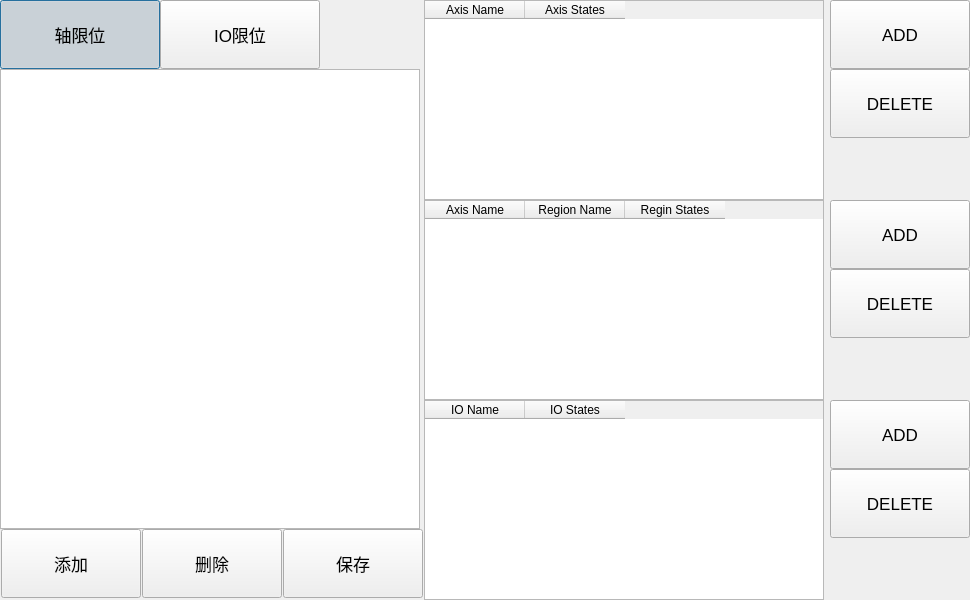
<?xml version="1.0" encoding="UTF-8"?>
<ui version="4.0">
 <class>limit_condition_viewClass</class>
 <widget class="QDialog" name="limit_condition_viewClass">
  <property name="geometry">
   <rect>
    <x>0</x>
    <y>0</y>
    <width>970</width>
    <height>600</height>
   </rect>
  </property>
  <property name="minimumSize">
   <size>
    <width>970</width>
    <height>600</height>
   </size>
  </property>
  <property name="maximumSize">
   <size>
    <width>976</width>
    <height>608</height>
   </size>
  </property>
  <property name="windowTitle">
   <string>probe_motion_limit_condition_view</string>
  </property>
  <layout class="QHBoxLayout" name="horizontalLayout_3">
   <property name="spacing">
    <number>0</number>
   </property>
   <property name="leftMargin">
    <number>0</number>
   </property>
   <property name="topMargin">
    <number>0</number>
   </property>
   <property name="rightMargin">
    <number>0</number>
   </property>
   <property name="bottomMargin">
    <number>0</number>
   </property>
   <item>
    <layout class="QVBoxLayout" name="verticalLayout">
     <property name="spacing">
      <number>0</number>
     </property>
     <item>
      <layout class="QHBoxLayout" name="horizontalLayout">
       <property name="spacing">
        <number>0</number>
       </property>
       <item>
        <widget class="PsButton" name="button__axis_limit">
         <property name="sizePolicy">
          <sizepolicy hsizetype="Expanding" vsizetype="Fixed">
           <horstretch>0</horstretch>
           <verstretch>0</verstretch>
          </sizepolicy>
         </property>
         <property name="minimumSize">
          <size>
           <width>160</width>
           <height>69</height>
          </size>
         </property>
         <property name="maximumSize">
          <size>
           <width>160</width>
           <height>69</height>
          </size>
         </property>
         <property name="font">
          <font>
           <family>Microsoft YaHei UI</family>
           <pointsize>13</pointsize>
          </font>
         </property>
         <property name="text">
          <string>轴限位</string>
         </property>
         <property name="checkable">
          <bool>true</bool>
         </property>
         <property name="checked">
          <bool>true</bool>
         </property>
        </widget>
       </item>
       <item>
        <widget class="PsButton" name="button__io_limit">
         <property name="sizePolicy">
          <sizepolicy hsizetype="Expanding" vsizetype="Fixed">
           <horstretch>0</horstretch>
           <verstretch>0</verstretch>
          </sizepolicy>
         </property>
         <property name="minimumSize">
          <size>
           <width>160</width>
           <height>69</height>
          </size>
         </property>
         <property name="maximumSize">
          <size>
           <width>160</width>
           <height>69</height>
          </size>
         </property>
         <property name="font">
          <font>
           <family>Microsoft YaHei UI</family>
           <pointsize>13</pointsize>
          </font>
         </property>
         <property name="text">
          <string>IO限位</string>
         </property>
         <property name="checkable">
          <bool>true</bool>
         </property>
        </widget>
       </item>
       <item>
        <spacer name="horizontalSpacer">
         <property name="orientation">
          <enum>Qt::Orientation::Horizontal</enum>
         </property>
         <property name="sizeHint" stdset="0">
          <size>
           <width>40</width>
           <height>20</height>
          </size>
         </property>
        </spacer>
       </item>
      </layout>
     </item>
     <item>
      <widget class="PsTableWidget" name="limit_list">
       <property name="minimumSize">
        <size>
         <width>420</width>
         <height>460</height>
        </size>
       </property>
       <property name="maximumSize">
        <size>
         <width>420</width>
         <height>460</height>
        </size>
       </property>
      </widget>
     </item>
     <item>
      <layout class="QHBoxLayout" name="horizontalLayout_2">
       <property name="spacing">
        <number>0</number>
       </property>
       <item>
        <widget class="PsButton" name="button_add_limit_">
         <property name="sizePolicy">
          <sizepolicy hsizetype="Expanding" vsizetype="Fixed">
           <horstretch>0</horstretch>
           <verstretch>0</verstretch>
          </sizepolicy>
         </property>
         <property name="minimumSize">
          <size>
           <width>140</width>
           <height>69</height>
          </size>
         </property>
         <property name="maximumSize">
          <size>
           <width>140</width>
           <height>69</height>
          </size>
         </property>
         <property name="font">
          <font>
           <family>Microsoft YaHei UI</family>
           <pointsize>13</pointsize>
          </font>
         </property>
         <property name="text">
          <string>添加</string>
         </property>
         <property name="checkable">
          <bool>false</bool>
         </property>
        </widget>
       </item>
       <item>
        <widget class="PsButton" name="button_del_limit_">
         <property name="sizePolicy">
          <sizepolicy hsizetype="Expanding" vsizetype="Fixed">
           <horstretch>0</horstretch>
           <verstretch>0</verstretch>
          </sizepolicy>
         </property>
         <property name="minimumSize">
          <size>
           <width>140</width>
           <height>69</height>
          </size>
         </property>
         <property name="maximumSize">
          <size>
           <width>140</width>
           <height>69</height>
          </size>
         </property>
         <property name="font">
          <font>
           <family>Microsoft YaHei UI</family>
           <pointsize>13</pointsize>
          </font>
         </property>
         <property name="text">
          <string>删除</string>
         </property>
         <property name="checkable">
          <bool>false</bool>
         </property>
        </widget>
       </item>
       <item>
        <widget class="PsButton" name="button_save_limit_">
         <property name="sizePolicy">
          <sizepolicy hsizetype="Expanding" vsizetype="Fixed">
           <horstretch>0</horstretch>
           <verstretch>0</verstretch>
          </sizepolicy>
         </property>
         <property name="minimumSize">
          <size>
           <width>140</width>
           <height>69</height>
          </size>
         </property>
         <property name="maximumSize">
          <size>
           <width>140</width>
           <height>69</height>
          </size>
         </property>
         <property name="font">
          <font>
           <family>Microsoft YaHei UI</family>
           <pointsize>13</pointsize>
          </font>
         </property>
         <property name="text">
          <string>保存</string>
         </property>
         <property name="checkable">
          <bool>false</bool>
         </property>
        </widget>
       </item>
      </layout>
     </item>
    </layout>
   </item>
   <item>
    <layout class="QVBoxLayout" name="verticalLayout_6">
     <property name="spacing">
      <number>0</number>
     </property>
     <item>
      <layout class="QHBoxLayout" name="horizontalLayout_4">
       <item>
        <widget class="PsTableWidget" name="tableWidget_axis_states_">
         <property name="minimumSize">
          <size>
           <width>400</width>
           <height>200</height>
          </size>
         </property>
         <property name="maximumSize">
          <size>
           <width>400</width>
           <height>200</height>
          </size>
         </property>
         <attribute name="horizontalHeaderVisible">
          <bool>true</bool>
         </attribute>
         <attribute name="horizontalHeaderCascadingSectionResizes">
          <bool>true</bool>
         </attribute>
         <attribute name="horizontalHeaderDefaultSectionSize">
          <number>100</number>
         </attribute>
         <attribute name="verticalHeaderVisible">
          <bool>false</bool>
         </attribute>
         <attribute name="verticalHeaderMinimumSectionSize">
          <number>25</number>
         </attribute>
         <attribute name="verticalHeaderDefaultSectionSize">
          <number>30</number>
         </attribute>
         <column>
          <property name="text">
           <string>Axis Name</string>
          </property>
         </column>
         <column>
          <property name="text">
           <string>Axis States</string>
          </property>
         </column>
        </widget>
       </item>
       <item>
        <layout class="QVBoxLayout" name="verticalLayout_3">
         <property name="spacing">
          <number>0</number>
         </property>
         <item>
          <widget class="PsButton" name="button_add_axis_states_">
           <property name="sizePolicy">
            <sizepolicy hsizetype="Expanding" vsizetype="Fixed">
             <horstretch>0</horstretch>
             <verstretch>0</verstretch>
            </sizepolicy>
           </property>
           <property name="minimumSize">
            <size>
             <width>140</width>
             <height>69</height>
            </size>
           </property>
           <property name="maximumSize">
            <size>
             <width>140</width>
             <height>69</height>
            </size>
           </property>
           <property name="font">
            <font>
             <family>Microsoft YaHei UI</family>
             <pointsize>13</pointsize>
            </font>
           </property>
           <property name="text">
            <string>ADD</string>
           </property>
           <property name="checkable">
            <bool>false</bool>
           </property>
          </widget>
         </item>
         <item>
          <widget class="PsButton" name="button_del_axis_states_">
           <property name="sizePolicy">
            <sizepolicy hsizetype="Expanding" vsizetype="Fixed">
             <horstretch>0</horstretch>
             <verstretch>0</verstretch>
            </sizepolicy>
           </property>
           <property name="minimumSize">
            <size>
             <width>140</width>
             <height>69</height>
            </size>
           </property>
           <property name="maximumSize">
            <size>
             <width>140</width>
             <height>69</height>
            </size>
           </property>
           <property name="font">
            <font>
             <family>Microsoft YaHei UI</family>
             <pointsize>13</pointsize>
            </font>
           </property>
           <property name="text">
            <string>DELETE</string>
           </property>
           <property name="checkable">
            <bool>false</bool>
           </property>
          </widget>
         </item>
         <item>
          <spacer name="verticalSpacer_2">
           <property name="orientation">
            <enum>Qt::Orientation::Vertical</enum>
           </property>
           <property name="sizeHint" stdset="0">
            <size>
             <width>20</width>
             <height>40</height>
            </size>
           </property>
          </spacer>
         </item>
        </layout>
       </item>
      </layout>
     </item>
     <item>
      <layout class="QHBoxLayout" name="horizontalLayout_6">
       <item>
        <widget class="PsTableWidget" name="tableWidget_axis_region_states_">
         <property name="minimumSize">
          <size>
           <width>400</width>
           <height>200</height>
          </size>
         </property>
         <property name="maximumSize">
          <size>
           <width>400</width>
           <height>200</height>
          </size>
         </property>
         <attribute name="horizontalHeaderVisible">
          <bool>true</bool>
         </attribute>
         <attribute name="horizontalHeaderCascadingSectionResizes">
          <bool>true</bool>
         </attribute>
         <attribute name="horizontalHeaderDefaultSectionSize">
          <number>100</number>
         </attribute>
         <attribute name="verticalHeaderVisible">
          <bool>false</bool>
         </attribute>
         <attribute name="verticalHeaderMinimumSectionSize">
          <number>25</number>
         </attribute>
         <attribute name="verticalHeaderDefaultSectionSize">
          <number>30</number>
         </attribute>
         <column>
          <property name="text">
           <string>Axis Name</string>
          </property>
         </column>
         <column>
          <property name="text">
           <string>Region Name</string>
          </property>
         </column>
         <column>
          <property name="text">
           <string>Regin States</string>
          </property>
         </column>
        </widget>
       </item>
       <item>
        <layout class="QVBoxLayout" name="verticalLayout_4">
         <property name="spacing">
          <number>0</number>
         </property>
         <item>
          <widget class="PsButton" name="button_add_axis_region_">
           <property name="sizePolicy">
            <sizepolicy hsizetype="Expanding" vsizetype="Fixed">
             <horstretch>0</horstretch>
             <verstretch>0</verstretch>
            </sizepolicy>
           </property>
           <property name="minimumSize">
            <size>
             <width>140</width>
             <height>69</height>
            </size>
           </property>
           <property name="maximumSize">
            <size>
             <width>140</width>
             <height>69</height>
            </size>
           </property>
           <property name="font">
            <font>
             <family>Microsoft YaHei UI</family>
             <pointsize>13</pointsize>
            </font>
           </property>
           <property name="text">
            <string>ADD</string>
           </property>
           <property name="checkable">
            <bool>false</bool>
           </property>
          </widget>
         </item>
         <item>
          <widget class="PsButton" name="button_del_axis_region_">
           <property name="sizePolicy">
            <sizepolicy hsizetype="Expanding" vsizetype="Fixed">
             <horstretch>0</horstretch>
             <verstretch>0</verstretch>
            </sizepolicy>
           </property>
           <property name="minimumSize">
            <size>
             <width>140</width>
             <height>69</height>
            </size>
           </property>
           <property name="maximumSize">
            <size>
             <width>140</width>
             <height>69</height>
            </size>
           </property>
           <property name="font">
            <font>
             <family>Microsoft YaHei UI</family>
             <pointsize>13</pointsize>
            </font>
           </property>
           <property name="text">
            <string>DELETE</string>
           </property>
           <property name="checkable">
            <bool>false</bool>
           </property>
          </widget>
         </item>
         <item>
          <spacer name="verticalSpacer_3">
           <property name="orientation">
            <enum>Qt::Orientation::Vertical</enum>
           </property>
           <property name="sizeHint" stdset="0">
            <size>
             <width>20</width>
             <height>40</height>
            </size>
           </property>
          </spacer>
         </item>
        </layout>
       </item>
      </layout>
     </item>
     <item>
      <layout class="QHBoxLayout" name="horizontalLayout_8">
       <item>
        <widget class="PsTableWidget" name="tableWidget_io_states_">
         <property name="minimumSize">
          <size>
           <width>400</width>
           <height>200</height>
          </size>
         </property>
         <property name="maximumSize">
          <size>
           <width>400</width>
           <height>200</height>
          </size>
         </property>
         <attribute name="horizontalHeaderVisible">
          <bool>true</bool>
         </attribute>
         <attribute name="horizontalHeaderCascadingSectionResizes">
          <bool>true</bool>
         </attribute>
         <attribute name="horizontalHeaderDefaultSectionSize">
          <number>100</number>
         </attribute>
         <attribute name="verticalHeaderVisible">
          <bool>false</bool>
         </attribute>
         <attribute name="verticalHeaderMinimumSectionSize">
          <number>25</number>
         </attribute>
         <attribute name="verticalHeaderDefaultSectionSize">
          <number>30</number>
         </attribute>
         <column>
          <property name="text">
           <string>IO Name</string>
          </property>
         </column>
         <column>
          <property name="text">
           <string>IO States</string>
          </property>
         </column>
        </widget>
       </item>
       <item>
        <layout class="QVBoxLayout" name="verticalLayout_5">
         <property name="spacing">
          <number>0</number>
         </property>
         <item>
          <widget class="PsButton" name="button_add_io_states_">
           <property name="sizePolicy">
            <sizepolicy hsizetype="Expanding" vsizetype="Fixed">
             <horstretch>0</horstretch>
             <verstretch>0</verstretch>
            </sizepolicy>
           </property>
           <property name="minimumSize">
            <size>
             <width>140</width>
             <height>69</height>
            </size>
           </property>
           <property name="maximumSize">
            <size>
             <width>140</width>
             <height>69</height>
            </size>
           </property>
           <property name="font">
            <font>
             <family>Microsoft YaHei UI</family>
             <pointsize>13</pointsize>
            </font>
           </property>
           <property name="text">
            <string>ADD</string>
           </property>
           <property name="checkable">
            <bool>false</bool>
           </property>
          </widget>
         </item>
         <item>
          <widget class="PsButton" name="button_del_io_states_">
           <property name="sizePolicy">
            <sizepolicy hsizetype="Expanding" vsizetype="Fixed">
             <horstretch>0</horstretch>
             <verstretch>0</verstretch>
            </sizepolicy>
           </property>
           <property name="minimumSize">
            <size>
             <width>140</width>
             <height>69</height>
            </size>
           </property>
           <property name="maximumSize">
            <size>
             <width>140</width>
             <height>69</height>
            </size>
           </property>
           <property name="font">
            <font>
             <family>Microsoft YaHei UI</family>
             <pointsize>13</pointsize>
            </font>
           </property>
           <property name="text">
            <string>DELETE</string>
           </property>
           <property name="checkable">
            <bool>false</bool>
           </property>
          </widget>
         </item>
         <item>
          <spacer name="verticalSpacer_4">
           <property name="orientation">
            <enum>Qt::Orientation::Vertical</enum>
           </property>
           <property name="sizeHint" stdset="0">
            <size>
             <width>20</width>
             <height>40</height>
            </size>
           </property>
          </spacer>
         </item>
        </layout>
       </item>
      </layout>
     </item>
    </layout>
   </item>
  </layout>
 </widget>
 <layoutdefault spacing="6" margin="11"/>
 <customwidgets>
  <customwidget>
   <class>PsButton</class>
   <extends>QPushButton</extends>
   <header>view/components/ps_button/ps_button.h</header>
  </customwidget>
  <customwidget>
   <class>PsTableWidget</class>
   <extends>QTableWidget</extends>
   <header>view/components/ps_table_widget/ps_table_widget.h</header>
  </customwidget>
 </customwidgets>
 <resources>
  <include location="../../../../res/main_res.qrc"/>
 </resources>
 <connections/>
</ui>
